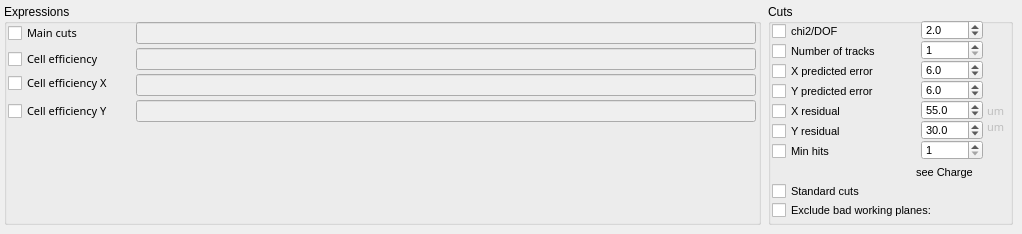
   <widget class="QWidget" name="efficiencyT">
    <attribute name="title">
     <string>Efficiency</string>
    </attribute>
    <widget class="QGroupBox" name="efficiencyCutsGB">
     <property name="geometry">
      <rect>
       <x>768</x>
       <y>4</y>
       <width>245</width>
       <height>221</height>
      </rect>
     </property>
     <property name="title">
      <string>Cuts</string>
     </property>
     <widget class="QCheckBox" name="chi2EfficiencyCutCB">
      <property name="geometry">
       <rect>
        <x>4</x>
        <y>16</y>
        <width>140</width>
        <height>22</height>
       </rect>
      </property>
      <property name="font">
       <font>
        <pointsize>8</pointsize>
       </font>
      </property>
      <property name="text">
       <string>chi2/DOF</string>
      </property>
     </widget>
     <widget class="QDoubleSpinBox" name="chi2EfficiencyCutSB">
      <property name="geometry">
       <rect>
        <x>153</x>
        <y>16</y>
        <width>62</width>
        <height>20</height>
       </rect>
      </property>
      <property name="font">
       <font>
        <pointsize>8</pointsize>
       </font>
      </property>
      <property name="decimals">
       <number>1</number>
      </property>
      <property name="minimum">
       <double>1.000000000000000</double>
      </property>
      <property name="maximum">
       <double>20.000000000000000</double>
      </property>
      <property name="singleStep">
       <double>0.500000000000000</double>
      </property>
      <property name="value">
       <double>2.000000000000000</double>
      </property>
     </widget>
     <widget class="QCheckBox" name="nTrackEfficiencyCutCB">
      <property name="geometry">
       <rect>
        <x>4</x>
        <y>36</y>
        <width>140</width>
        <height>22</height>
       </rect>
      </property>
      <property name="font">
       <font>
        <pointsize>8</pointsize>
       </font>
      </property>
      <property name="text">
       <string>Number of tracks</string>
      </property>
     </widget>
     <widget class="QSpinBox" name="nTrackEfficiencyCutSB">
      <property name="geometry">
       <rect>
        <x>153</x>
        <y>36</y>
        <width>62</width>
        <height>20</height>
       </rect>
      </property>
      <property name="font">
       <font>
        <pointsize>8</pointsize>
       </font>
      </property>
      <property name="layoutDirection">
       <enum>Qt::LeftToRight</enum>
      </property>
      <property name="minimum">
       <number>1</number>
      </property>
      <property name="maximum">
       <number>10</number>
      </property>
      <property name="value">
       <number>1</number>
      </property>
     </widget>
     <widget class="QCheckBox" name="yErrEfficiencyCutCB">
      <property name="geometry">
       <rect>
        <x>4</x>
        <y>76</y>
        <width>140</width>
        <height>22</height>
       </rect>
      </property>
      <property name="font">
       <font>
        <pointsize>8</pointsize>
       </font>
      </property>
      <property name="text">
       <string>Y predicted error</string>
      </property>
     </widget>
     <widget class="QDoubleSpinBox" name="yErrEfficiencyCutSB">
      <property name="geometry">
       <rect>
        <x>153</x>
        <y>76</y>
        <width>62</width>
        <height>20</height>
       </rect>
      </property>
      <property name="font">
       <font>
        <pointsize>8</pointsize>
       </font>
      </property>
      <property name="decimals">
       <number>1</number>
      </property>
      <property name="minimum">
       <double>0.000000000000000</double>
      </property>
      <property name="maximum">
       <double>50.000000000000000</double>
      </property>
      <property name="singleStep">
       <double>0.500000000000000</double>
      </property>
      <property name="value">
       <double>6.000000000000000</double>
      </property>
     </widget>
     <widget class="QLabel" name="xErrEffLB">
      <property name="enabled">
       <bool>false</bool>
      </property>
      <property name="geometry">
       <rect>
        <x>219</x>
        <y>112</y>
        <width>31</width>
        <height>22</height>
       </rect>
      </property>
      <property name="font">
       <font>
        <family>Sans Serif</family>
        <pointsize>8</pointsize>
        <weight>50</weight>
        <bold>false</bold>
       </font>
      </property>
      <property name="text">
       <string>um</string>
      </property>
     </widget>
     <widget class="QCheckBox" name="xErrEfficiencyCutCB">
      <property name="geometry">
       <rect>
        <x>4</x>
        <y>56</y>
        <width>140</width>
        <height>22</height>
       </rect>
      </property>
      <property name="font">
       <font>
        <pointsize>8</pointsize>
       </font>
      </property>
      <property name="text">
       <string>X predicted error</string>
      </property>
     </widget>
     <widget class="QDoubleSpinBox" name="xErrEfficiencyCutSB">
      <property name="geometry">
       <rect>
        <x>153</x>
        <y>56</y>
        <width>62</width>
        <height>20</height>
       </rect>
      </property>
      <property name="font">
       <font>
        <pointsize>8</pointsize>
       </font>
      </property>
      <property name="decimals">
       <number>1</number>
      </property>
      <property name="minimum">
       <double>0.000000000000000</double>
      </property>
      <property name="maximum">
       <double>50.000000000000000</double>
      </property>
      <property name="singleStep">
       <double>0.500000000000000</double>
      </property>
      <property name="value">
       <double>6.000000000000000</double>
      </property>
     </widget>
     <widget class="QLabel" name="xErrEffCutLB">
      <property name="enabled">
       <bool>false</bool>
      </property>
      <property name="geometry">
       <rect>
        <x>219</x>
        <y>96</y>
        <width>31</width>
        <height>22</height>
       </rect>
      </property>
      <property name="font">
       <font>
        <family>Sans Serif</family>
        <pointsize>8</pointsize>
        <weight>50</weight>
        <bold>false</bold>
       </font>
      </property>
      <property name="text">
       <string>um</string>
      </property>
     </widget>
     <widget class="QCheckBox" name="xEfficiencyCutCB">
      <property name="geometry">
       <rect>
        <x>4</x>
        <y>96</y>
        <width>140</width>
        <height>22</height>
       </rect>
      </property>
      <property name="font">
       <font>
        <pointsize>8</pointsize>
       </font>
      </property>
      <property name="text">
       <string>X residual</string>
      </property>
     </widget>
     <widget class="QDoubleSpinBox" name="yEfficiencyCutSB">
      <property name="geometry">
       <rect>
        <x>153</x>
        <y>116</y>
        <width>62</width>
        <height>20</height>
       </rect>
      </property>
      <property name="font">
       <font>
        <pointsize>8</pointsize>
       </font>
      </property>
      <property name="decimals">
       <number>1</number>
      </property>
      <property name="minimum">
       <double>-50.000000000000000</double>
      </property>
      <property name="maximum">
       <double>50.000000000000000</double>
      </property>
      <property name="singleStep">
       <double>0.500000000000000</double>
      </property>
      <property name="value">
       <double>30.000000000000000</double>
      </property>
     </widget>
     <widget class="QDoubleSpinBox" name="xEfficiencyCutSB">
      <property name="geometry">
       <rect>
        <x>153</x>
        <y>96</y>
        <width>62</width>
        <height>20</height>
       </rect>
      </property>
      <property name="font">
       <font>
        <pointsize>8</pointsize>
       </font>
      </property>
      <property name="decimals">
       <number>1</number>
      </property>
      <property name="minimum">
       <double>-75.000000000000000</double>
      </property>
      <property name="maximum">
       <double>75.000000000000000</double>
      </property>
      <property name="singleStep">
       <double>0.500000000000000</double>
      </property>
      <property name="value">
       <double>55.000000000000000</double>
      </property>
     </widget>
     <widget class="QCheckBox" name="yEfficiencyCutCB">
      <property name="geometry">
       <rect>
        <x>4</x>
        <y>116</y>
        <width>140</width>
        <height>22</height>
       </rect>
      </property>
      <property name="font">
       <font>
        <pointsize>8</pointsize>
       </font>
      </property>
      <property name="text">
       <string>Y residual</string>
      </property>
     </widget>
     <widget class="QCheckBox" name="hitsEfficiencyCutCB">
      <property name="geometry">
       <rect>
        <x>4</x>
        <y>136</y>
        <width>140</width>
        <height>22</height>
       </rect>
      </property>
      <property name="font">
       <font>
        <pointsize>8</pointsize>
       </font>
      </property>
      <property name="text">
       <string>Min hits</string>
      </property>
     </widget>
     <widget class="customSpinBox" name="hitsEfficiencyCutSB">
      <property name="geometry">
       <rect>
        <x>153</x>
        <y>136</y>
        <width>62</width>
        <height>20</height>
       </rect>
      </property>
      <property name="font">
       <font>
        <pointsize>8</pointsize>
       </font>
      </property>
      <property name="layoutDirection">
       <enum>Qt::LeftToRight</enum>
      </property>
      <property name="minimum">
       <number>1</number>
      </property>
      <property name="maximum">
       <number>50</number>
      </property>
      <property name="value">
       <number>1</number>
      </property>
     </widget>
     <widget class="QLabel" name="label_5">
      <property name="geometry">
       <rect>
        <x>148</x>
        <y>160</y>
        <width>81</width>
        <height>16</height>
       </rect>
      </property>
      <property name="font">
       <font>
        <pointsize>8</pointsize>
       </font>
      </property>
      <property name="text">
       <string>see Charge</string>
      </property>
     </widget>
     <widget class="customCheckBox" name="efficiencyStandardCutsCB">
      <property name="geometry">
       <rect>
        <x>4</x>
        <y>176</y>
        <width>131</width>
        <height>22</height>
       </rect>
      </property>
      <property name="font">
       <font>
        <pointsize>8</pointsize>
       </font>
      </property>
      <property name="text">
       <string>Standard cuts</string>
      </property>
     </widget>
     <widget class="customCheckBox" name="efficiencyExcludeBadPlanesCB">
      <property name="geometry">
       <rect>
        <x>4</x>
        <y>196</y>
        <width>231</width>
        <height>20</height>
       </rect>
      </property>
      <property name="font">
       <font>
        <pointsize>8</pointsize>
       </font>
      </property>
      <property name="text">
       <string>Exclude bad working planes:</string>
      </property>
     </widget>
    </widget>
    <widget class="QGroupBox" name="groupBox_7">
     <property name="geometry">
      <rect>
       <x>4</x>
       <y>4</y>
       <width>757</width>
       <height>221</height>
      </rect>
     </property>
     <property name="font">
      <font>
       <pointsize>9</pointsize>
       <weight>50</weight>
       <bold>false</bold>
      </font>
     </property>
     <property name="title">
      <string>Expressions</string>
     </property>
     <widget class="customLineEdit" name="efficiencyCuts4LE">
      <property name="enabled">
       <bool>false</bool>
      </property>
      <property name="geometry">
       <rect>
        <x>132</x>
        <y>96</y>
        <width>620</width>
        <height>22</height>
       </rect>
      </property>
      <property name="palette">
       <palette>
        <active>
         <colorrole role="Text">
          <brush brushstyle="SolidPattern">
           <color alpha="255">
            <red>0</red>
            <green>0</green>
            <blue>255</blue>
           </color>
          </brush>
         </colorrole>
        </active>
        <inactive>
         <colorrole role="Text">
          <brush brushstyle="SolidPattern">
           <color alpha="255">
            <red>0</red>
            <green>0</green>
            <blue>255</blue>
           </color>
          </brush>
         </colorrole>
        </inactive>
        <disabled>
         <colorrole role="Text">
          <brush brushstyle="SolidPattern">
           <color alpha="255">
            <red>118</red>
            <green>118</green>
            <blue>117</blue>
           </color>
          </brush>
         </colorrole>
        </disabled>
       </palette>
      </property>
      <property name="font">
       <font>
        <family>Sans Serif</family>
        <pointsize>8</pointsize>
        <weight>75</weight>
        <bold>true</bold>
       </font>
      </property>
     </widget>
     <widget class="customLineEdit" name="efficiencyCuts2LE">
      <property name="enabled">
       <bool>false</bool>
      </property>
      <property name="geometry">
       <rect>
        <x>132</x>
        <y>44</y>
        <width>620</width>
        <height>22</height>
       </rect>
      </property>
      <property name="palette">
       <palette>
        <active>
         <colorrole role="Text">
          <brush brushstyle="SolidPattern">
           <color alpha="255">
            <red>0</red>
            <green>0</green>
            <blue>255</blue>
           </color>
          </brush>
         </colorrole>
        </active>
        <inactive>
         <colorrole role="Text">
          <brush brushstyle="SolidPattern">
           <color alpha="255">
            <red>0</red>
            <green>0</green>
            <blue>255</blue>
           </color>
          </brush>
         </colorrole>
        </inactive>
        <disabled>
         <colorrole role="Text">
          <brush brushstyle="SolidPattern">
           <color alpha="255">
            <red>118</red>
            <green>118</green>
            <blue>117</blue>
           </color>
          </brush>
         </colorrole>
        </disabled>
       </palette>
      </property>
      <property name="font">
       <font>
        <family>Sans Serif</family>
        <pointsize>8</pointsize>
        <weight>75</weight>
        <bold>true</bold>
       </font>
      </property>
     </widget>
     <widget class="QCheckBox" name="efficiencyCuts2CB">
      <property name="geometry">
       <rect>
        <x>4</x>
        <y>44</y>
        <width>131</width>
        <height>22</height>
       </rect>
      </property>
      <property name="font">
       <font>
        <family>Sans Serif</family>
        <pointsize>8</pointsize>
        <weight>50</weight>
        <bold>false</bold>
       </font>
      </property>
      <property name="text">
       <string>Cell efficiency</string>
      </property>
     </widget>
     <widget class="QCheckBox" name="efficiencyCuts3CB">
      <property name="geometry">
       <rect>
        <x>4</x>
        <y>68</y>
        <width>141</width>
        <height>22</height>
       </rect>
      </property>
      <property name="font">
       <font>
        <family>Sans Serif</family>
        <pointsize>8</pointsize>
        <weight>50</weight>
        <bold>false</bold>
       </font>
      </property>
      <property name="text">
       <string>Cell efficiency X</string>
      </property>
     </widget>
     <widget class="QCheckBox" name="efficiencyCuts4CB">
      <property name="geometry">
       <rect>
        <x>4</x>
        <y>96</y>
        <width>141</width>
        <height>22</height>
       </rect>
      </property>
      <property name="font">
       <font>
        <family>Sans Serif</family>
        <pointsize>8</pointsize>
        <weight>50</weight>
        <bold>false</bold>
       </font>
      </property>
      <property name="text">
       <string>Cell efficiency Y</string>
      </property>
     </widget>
     <widget class="customLineEdit" name="efficiencyCuts3LE">
      <property name="enabled">
       <bool>false</bool>
      </property>
      <property name="geometry">
       <rect>
        <x>132</x>
        <y>70</y>
        <width>620</width>
        <height>22</height>
       </rect>
      </property>
      <property name="palette">
       <palette>
        <active>
         <colorrole role="Text">
          <brush brushstyle="SolidPattern">
           <color alpha="255">
            <red>0</red>
            <green>0</green>
            <blue>255</blue>
           </color>
          </brush>
         </colorrole>
        </active>
        <inactive>
         <colorrole role="Text">
          <brush brushstyle="SolidPattern">
           <color alpha="255">
            <red>0</red>
            <green>0</green>
            <blue>255</blue>
           </color>
          </brush>
         </colorrole>
        </inactive>
        <disabled>
         <colorrole role="Text">
          <brush brushstyle="SolidPattern">
           <color alpha="255">
            <red>118</red>
            <green>118</green>
            <blue>117</blue>
           </color>
          </brush>
         </colorrole>
        </disabled>
       </palette>
      </property>
      <property name="font">
       <font>
        <family>Sans Serif</family>
        <pointsize>8</pointsize>
        <weight>75</weight>
        <bold>true</bold>
       </font>
      </property>
     </widget>
     <widget class="customLineEdit" name="efficiencyMainCutsLE">
      <property name="enabled">
       <bool>false</bool>
      </property>
      <property name="geometry">
       <rect>
        <x>132</x>
        <y>18</y>
        <width>620</width>
        <height>22</height>
       </rect>
      </property>
      <property name="palette">
       <palette>
        <active>
         <colorrole role="Text">
          <brush brushstyle="SolidPattern">
           <color alpha="255">
            <red>0</red>
            <green>0</green>
            <blue>255</blue>
           </color>
          </brush>
         </colorrole>
        </active>
        <inactive>
         <colorrole role="Text">
          <brush brushstyle="SolidPattern">
           <color alpha="255">
            <red>0</red>
            <green>0</green>
            <blue>255</blue>
           </color>
          </brush>
         </colorrole>
        </inactive>
        <disabled>
         <colorrole role="Text">
          <brush brushstyle="SolidPattern">
           <color alpha="255">
            <red>118</red>
            <green>118</green>
            <blue>117</blue>
           </color>
          </brush>
         </colorrole>
        </disabled>
       </palette>
      </property>
      <property name="font">
       <font>
        <family>Sans Serif</family>
        <pointsize>8</pointsize>
        <weight>75</weight>
        <bold>true</bold>
       </font>
      </property>
     </widget>
     <widget class="QCheckBox" name="efficiencyMainCutsCB">
      <property name="geometry">
       <rect>
        <x>4</x>
        <y>18</y>
        <width>106</width>
        <height>22</height>
       </rect>
      </property>
      <property name="font">
       <font>
        <family>Sans Serif</family>
        <pointsize>8</pointsize>
        <weight>50</weight>
        <bold>false</bold>
       </font>
      </property>
      <property name="text">
       <string>Main cuts</string>
      </property>
     </widget>
    </widget>
   </widget>
